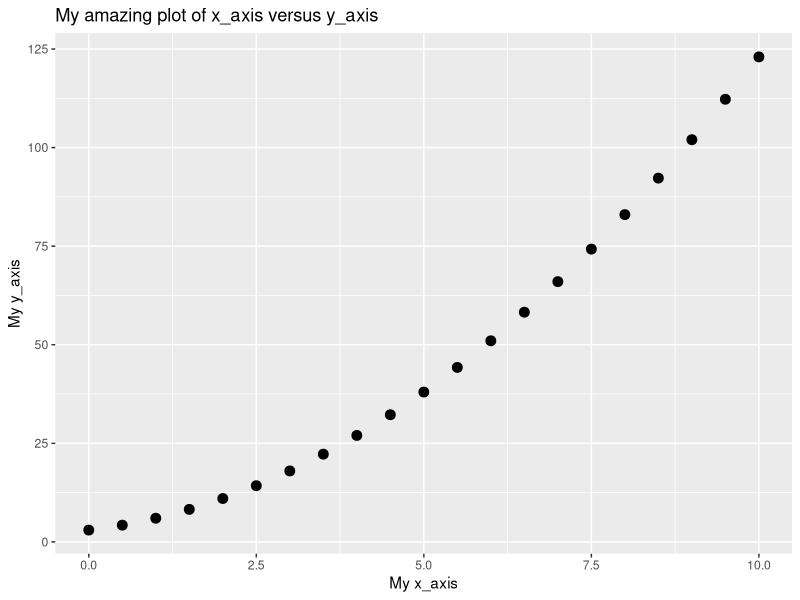

Write the R code that produced this figure.
## ---- chunk 1
x <- c(7, 9, 14, 25, 26)
print(x)
y <- mean(x)
print(y)
## ---- chunk 2
sec_per_min <- 60
print(sec_per_min)
sec_per_hour <- sec_per_min * 60
print(sec_per_hour)
sec_per_day <- sec_per_hour * 24
print(sec_per_day)

## ---- chunk 3
x_axis <- seq(0, 10, by = 0.5)
print(x_axis)
## ---- chunk 4
y_axis <- x_axis^2 + 2 * x_axis + 3
print(y_axis)
## ---- chunk 5
library(ggplot2)
plot <- qplot(x_axis, y_axis, geom = "point", size = I(3)) +
  labs(x = "My x_axis", y = "My y_axis", title = "My amazing plot of x_axis versus y_axis")
print(plot)

